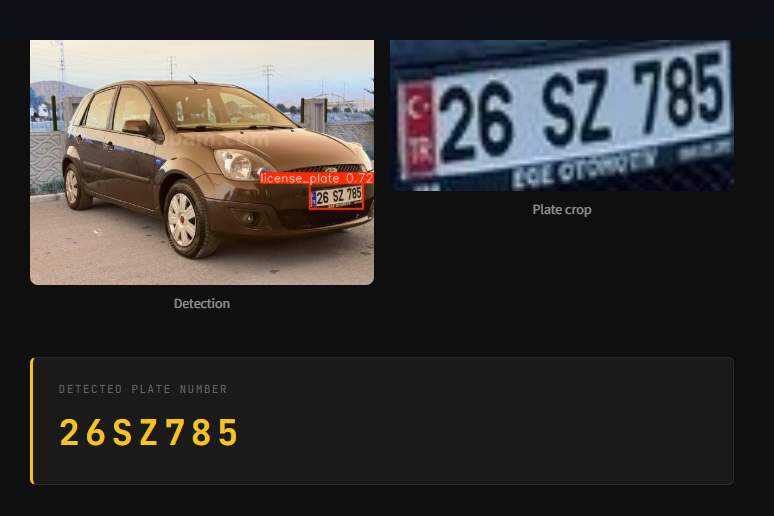

Reproduce this figure in Python.

import streamlit as st
from model import *
import tempfile
from PIL import ImageOps
from ultralytics import YOLO

# ── page config ───────────────────────────────────────────────────────────────
st.set_page_config(
    page_title="Plate Reader",
    page_icon="🚗",
    layout="centered",
)

# ── minimal dark styling ──────────────────────────────────────────────────────
st.markdown("""
<style>
    @import url('https://fonts.googleapis.com/css2?family=JetBrains+Mono:wght@400;700&family=Inter:wght@400;600&display=swap');

    html, body, [class*="css"] { font-family: 'Inter', sans-serif; }

    .stApp { background: #0f0f0f; color: #e8e8e8; }

    h1 {
        font-family: 'JetBrains Mono', monospace;
        font-size: 1.6rem;
        letter-spacing: -0.02em;
        color: #f0f0f0;
        margin-bottom: 0.2rem;
    }
    .subtitle {
        font-size: 0.85rem;
        color: #666;
        margin-bottom: 2rem;
        font-family: 'JetBrains Mono', monospace;
    }
    .plate-result {
        background: #1a1a1a;
        border: 1px solid #2a2a2a;
        border-left: 3px solid #f5c518;
        border-radius: 6px;
        padding: 1.4rem 1.6rem;
        margin-top: 1.5rem;
    }
    .plate-label {
        font-size: 0.7rem;
        text-transform: uppercase;
        letter-spacing: 0.12em;
        color: #666;
        font-family: 'JetBrains Mono', monospace;
        margin-bottom: 0.4rem;
    }
    .plate-text {
        font-family: 'JetBrains Mono', monospace;
        font-size: 2.2rem;
        font-weight: 700;
        color: #f5c518;
        letter-spacing: 0.15em;
    }
    .error-box {
        background: #1a0f0f;
        border: 1px solid #3a1a1a;
        border-left: 3px solid #e74c3c;
        border-radius: 6px;
        padding: 1rem 1.4rem;
        margin-top: 1rem;
        font-size: 0.85rem;
        color: #e74c3c;
        font-family: 'JetBrains Mono', monospace;
    }
    .info-box {
        background: #0f1a1a;
        border: 1px solid #1a3a3a;
        border-left: 3px solid #2ecc71;
        border-radius: 6px;
        padding: 0.8rem 1.2rem;
        margin-top: 1rem;
        font-size: 0.8rem;
        color: #2ecc71;
        font-family: 'JetBrains Mono', monospace;
    }
    div[data-testid="stFileUploader"] {
        background: #141414;
        border: 1px dashed #333;
        border-radius: 8px;
        padding: 1rem;
    }
    div[data-testid="stFileUploader"]:hover { border-color: #555; }
    img { border-radius: 6px; }
</style>
""", unsafe_allow_html=True)

# ── header ────────────────────────────────────────────────────────────────────
st.markdown("<h1>🚗 Plate Reader</h1>", unsafe_allow_html=True)
st.markdown('<p class="subtitle">YOLO detection · CNN→Transformer→CTC recognition</p>', unsafe_allow_html=True)

# ── model loading ─────────────────────────────────────────────────────────────
YOLO_PATH = "C:\\Users\\User\\Python\\ML\\Deep Learning\\runs\\detect\\experiments\\license_platev1\\run_1\\weights\\best.pt"
OCR_PATH  = "retrain_oxf/realtrplate_2k_00030.pth"

@st.cache_resource
def load_models():
    from model import OCRModel, device
    yolo = YOLO(YOLO_PATH)
    ocr  = OCRModel().to(device)
    ocr.load_state_dict(torch.load(OCR_PATH, map_location=device))
    ocr.eval()
    return yolo, ocr

@st.cache_resource
def get_transform():
    return v2.Compose([
        v2.Resize((64, 128)),
        v2.Grayscale(),
        v2.ToImage(),
        v2.ToDtype(torch.float32, scale=True),
    ])

@st.cache_resource
def get_vocab():
    chars    = ['<blank>'] + list(' abcdefghijklmnopqrstuvwxyzABCDEFGHIJKLMNOPQRSTUVWXYZ0123456789')
    idx2char = {i: c for i, c in enumerate(chars)}
    return idx2char

def greedy_decode(logits, idx2char):
    pred_ids = logits.argmax(dim=-1).squeeze(0)
    result, prev = [], None
    for idx in pred_ids:
        idx = idx.item()
        if idx != 0 and idx != prev:
            result.append(idx2char[idx])
        prev = idx
    return ''.join(result)

# ── file upload ───────────────────────────────────────────────────────────────
uploaded_file = st.file_uploader(
    "Upload a car photo",
    type=["jpg", "jpeg", "png"],
    label_visibility="collapsed",
)

if uploaded_file:
    # show original
    pil_img = ImageOps.exif_transpose(Image.open(uploaded_file).convert("RGB"))
    st.image(pil_img, caption="Uploaded image", use_container_width=True)

    with st.spinner("Detecting plate…"):
        try:
            yolo_model, ocr_model = load_models()
            transform = get_transform()
            idx2char  = get_vocab()
            from model import device
        except Exception as e:
            st.markdown(f'<div class="error-box">⚠ Model load failed: {e}</div>', unsafe_allow_html=True)
            st.stop()

        # run yolo on PIL image directly
        results = yolo_model(pil_img)

    if len(results[0].boxes) == 0:
        st.markdown('<div class="error-box">⚠ No plate detected in this image.</div>', unsafe_allow_html=True)
        st.stop()

    if len(results[0].boxes) > 1:
        st.markdown('<div class="info-box">ℹ Multiple plates detected — using the highest-confidence one.</div>', unsafe_allow_html=True)

    # pick highest confidence box
    boxes = results[0].boxes
    best  = boxes.conf.argmax().item()
    x1, y1, x2, y2 = boxes.xyxy[best].int().tolist()

    # crop plate
    img_np = np.array(pil_img)
    crop   = img_np[y1:y2, x1:x2]
    crop_pil = Image.fromarray(crop).convert("RGB")

    # show annotated frame and crop side by side
    col1, col2 = st.columns(2)
    with col1:
        annotated = results[0].plot()
        st.image(annotated, caption="Detection", use_container_width=True)
    with col2:
        st.image(crop_pil, caption="Plate crop", use_container_width=True)

    # save crop to temp file
    with tempfile.NamedTemporaryFile(suffix=".jpg", delete=False) as tmp:
        tmp_path = tmp.name
        crop_pil.save(tmp_path)

    # run OCR
    with st.spinner("Reading plate…"):
        try:
            plate_img = Image.open(tmp_path).convert("L")
            tensor    = transform(plate_img).unsqueeze(0).to(device)

            with torch.no_grad():
                logits, _ = ocr_model(tensor, None)

            prediction = greedy_decode(logits, idx2char).strip().upper()
        except Exception as e:
            st.markdown(f'<div class="error-box">⚠ OCR failed: {e}</div>', unsafe_allow_html=True)
            st.stop()
        finally:
            os.unlink(tmp_path)  # clean up temp file

    # result
    if prediction:
        st.markdown(f"""
        <div class="plate-result">
            <div class="plate-label">Detected plate number</div>
            <div class="plate-text">{prediction}</div>
        </div>
        """, unsafe_allow_html=True)
    else:
        st.markdown('<div class="error-box">⚠ OCR returned empty result — plate may be unreadable.</div>', unsafe_allow_html=True)
